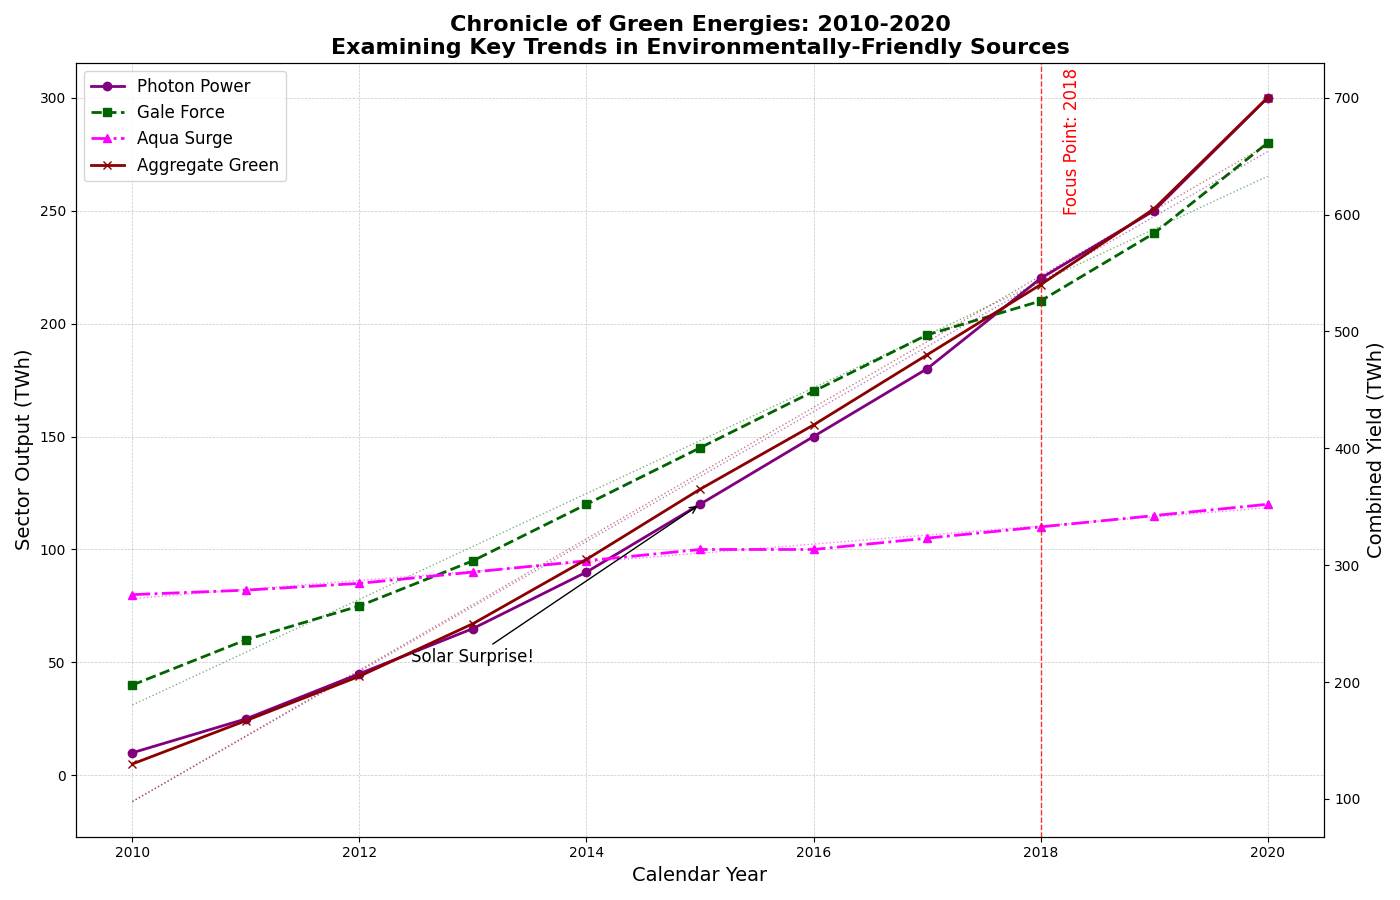

This figure's Python source:
import matplotlib.pyplot as plt
import numpy as np

years = np.arange(2010, 2021)
solar_energy = [10, 25, 45, 65, 90, 120, 150, 180, 220, 250, 300]
wind_energy = [40, 60, 75, 95, 120, 145, 170, 195, 210, 240, 280]
hydro_energy = [80, 82, 85, 90, 95, 100, 100, 105, 110, 115, 120]

total_renewable = [s + w + h for s, w, h in zip(solar_energy, wind_energy, hydro_energy)]

fig, ax1 = plt.subplots(figsize=(14, 9))

ax1.plot(years, solar_energy, color='purple', linestyle='-', linewidth=2, marker='o', label='Photon Power')
ax1.plot(years, wind_energy, color='darkgreen', linestyle='--', linewidth=2, marker='s', label='Gale Force')
ax1.plot(years, hydro_energy, color='magenta', linestyle='-.', linewidth=2, marker='^', label='Aqua Surge')

ax1.grid(True, linestyle='--', linewidth=0.5, alpha=0.7)

ax2 = ax1.twinx()
ax2.plot(years, total_renewable, color='darkred', linestyle='-', linewidth=2, marker='x', label='Aggregate Green')

ax1.set_title('Chronicle of Green Energies: 2010-2020\nExamining Key Trends in Environmentally-Friendly Sources', fontsize=16, weight='bold')
ax1.set_xlabel('Calendar Year', fontsize=14)
ax1.set_ylabel('Sector Output (TWh)', fontsize=14, color='black')
ax2.set_ylabel('Combined Yield (TWh)', fontsize=14, color='black')

z_solar = np.polyfit(years, solar_energy, 1)
p_solar = np.poly1d(z_solar)
ax1.plot(years, p_solar(years), color='purple', linestyle=':', alpha=0.5, linewidth=1)

z_wind = np.polyfit(years, wind_energy, 1)
p_wind = np.poly1d(z_wind)
ax1.plot(years, p_wind(years), color='darkgreen', linestyle=':', alpha=0.5, linewidth=1)

z_hydro = np.polyfit(years, hydro_energy, 1)
p_hydro = np.poly1d(z_hydro)
ax1.plot(years, p_hydro(years), color='magenta', linestyle=':', alpha=0.5, linewidth=1)

z_total = np.polyfit(years, total_renewable, 1)
p_total = np.poly1d(z_total)
ax2.plot(years, p_total(years), color='darkred', linestyle=':', alpha=0.5, linewidth=1)

ax1.annotate('Solar Surprise!', xy=(2015, solar_energy[5]), xytext=(2013, 50),
             arrowprops=dict(facecolor='purple', arrowstyle='->'),
             fontsize=12, ha='center')

highlight_year = 2018
ax1.axvline(x=highlight_year, color='red', linestyle='--', linewidth=1, alpha=0.8)
ax1.text(highlight_year + 0.2, 250, 'Focus Point: 2018', color='red', fontsize=12, rotation=90)

lines, labels = ax1.get_legend_handles_labels()
lines2, labels2 = ax2.get_legend_handles_labels()
ax1.legend(lines + lines2, labels + labels2, loc='upper left', fontsize=12)

plt.tight_layout()
plt.show()
